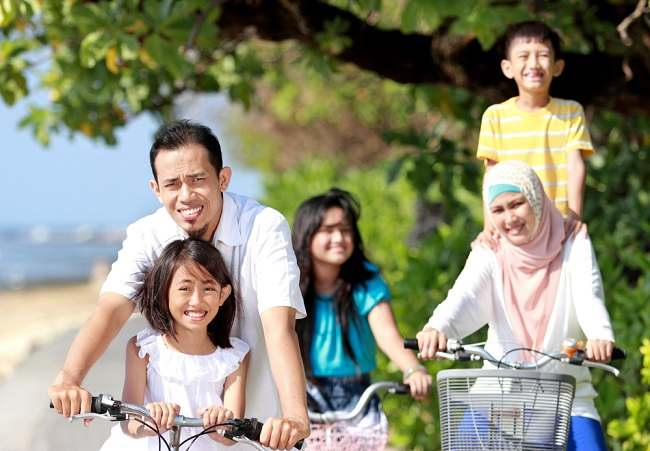
#> input picture 2.jpg, 650 x 451 px
$ python deteksiwajah.py
#> lines starting #> are read from the running program, lines starting #| are printed output that depends on the picture; after the words box and inside, x2 and y2 are one past the last pixel; in counts of white or black regions, pixels touching at a corner belong together
import numpy as np
import cv2

wajah=cv2.CascadeClassifier('haarcascade_frontalface_default.xml')
img=cv2.imread('2.jpg')
#> img is the input picture: shape (451, 650, 3); mean B, G, R 117.5, 139.6, 138.9
img_gray=cv2.cvtColor(img,cv2.COLOR_BGR2GRAY)
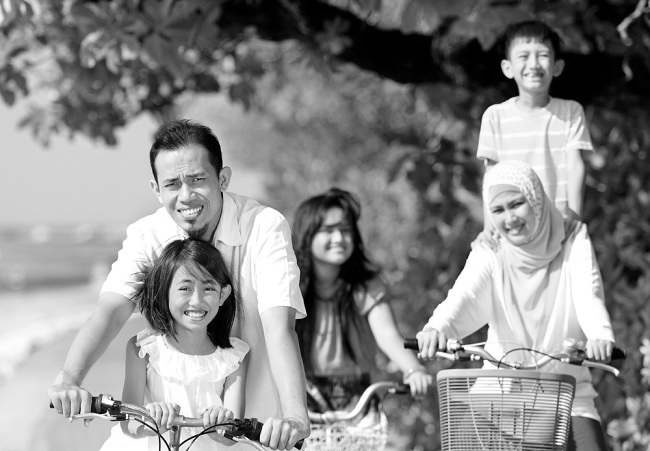
#> img_gray: shape (451, 650); min 0, max 255, mean 136.8

deteksi_wajah=wajah.detectMultiScale(img_gray,1.1,5)
#> deteksi_wajah = [[506, 35, 54, 54], [309, 209, 54, 54], [479, 185, 58, 58], [164, 265, 63, 63], [149, 154, 75, 75]]
font=cv2.FONT_HERSHEY_SIMPLEX
jumlah=0

for (x,y,w,h) in deteksi_wajah:
	jumlah = jumlah +1
	#cv2.putText(img,"Wajah",(x,y-10),font,0.75,(0,0,255),2,cv.LINE_AA)
	cv2.rectangle(img,(x,y),(x+w,y+h),(255,0,0),2)
	roi_gray=img_gray[y:y+h,x:x+w]
	roi_color=img[y:y+h,x:x+w]
#> this loop made 5 passes
#> pass 1, `roi_gray=img_gray[y:y+h,x:x+w]`:
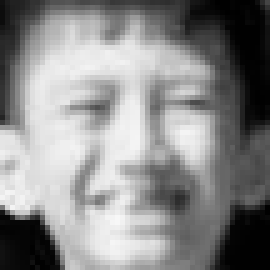
#> roi_gray: shape (54, 54) (shown 5 times larger); min 0, max 247, mean 137.5
#> pass 1, `roi_color=img[y:y+h,x:x+w]`:
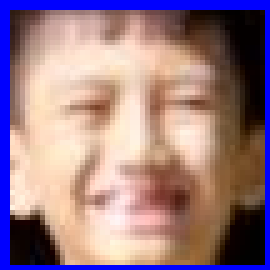
#> roi_color: shape (54, 54, 3) (shown 5 times larger); mean B, G, R 133.4, 123.2, 152.9
#> pass 2, `roi_gray=img_gray[y:y+h,x:x+w]`:
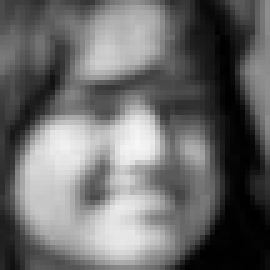
#> roi_gray: shape (54, 54) (shown 5 times larger); min 0, max 247, mean 106.9
#> pass 2, `roi_color=img[y:y+h,x:x+w]`:
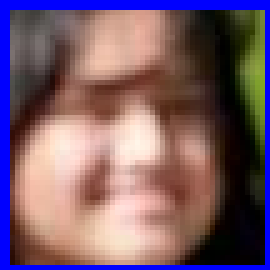
#> roi_color: shape (54, 54, 3) (shown 5 times larger); mean B, G, R 106.2, 92.3, 120
#> after the loop:
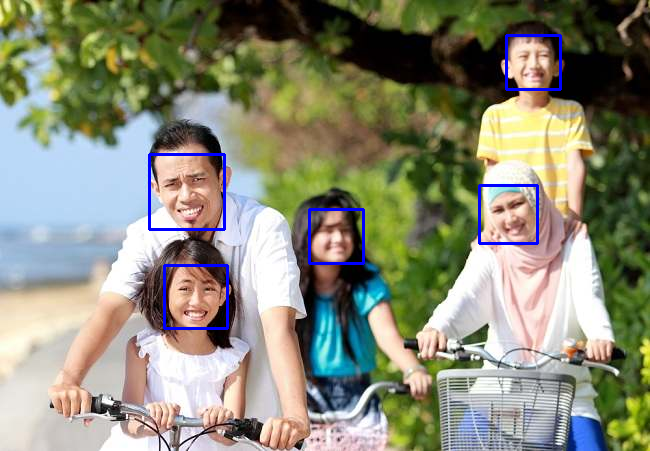
#> img: shape (451, 650, 3); 1.24% of pixels changed, all inside (x1, y1, x2, y2) = (148, 34, 562, 330)
#> after the loop, jumlah = 5

cv2.putText(img,"Jumlah wajah ada : "+str(jumlah)+" buah",(10,30),font,1,(0,0,255),2,cv2.LINE_AA)
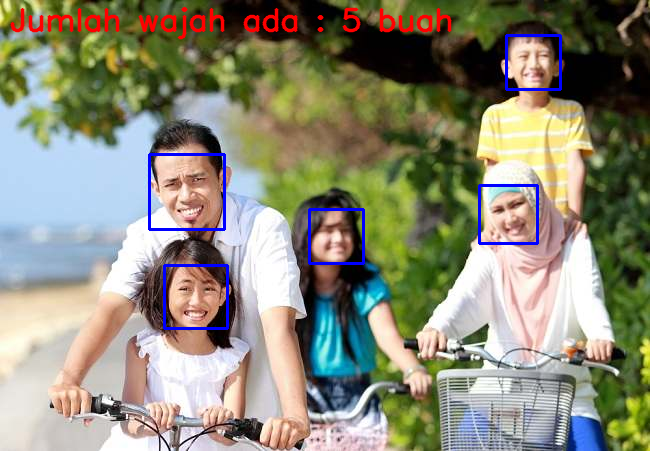
#> img: shape (451, 650, 3); 1.47% of pixels changed, all inside (x1, y1, x2, y2) = (10, 7, 452, 40)
cv2.imshow('img',img)
cv2.waitKey(0)
cv2.destroyAllWindows()

$ run again, with 1.jpg copied over 2.jpg
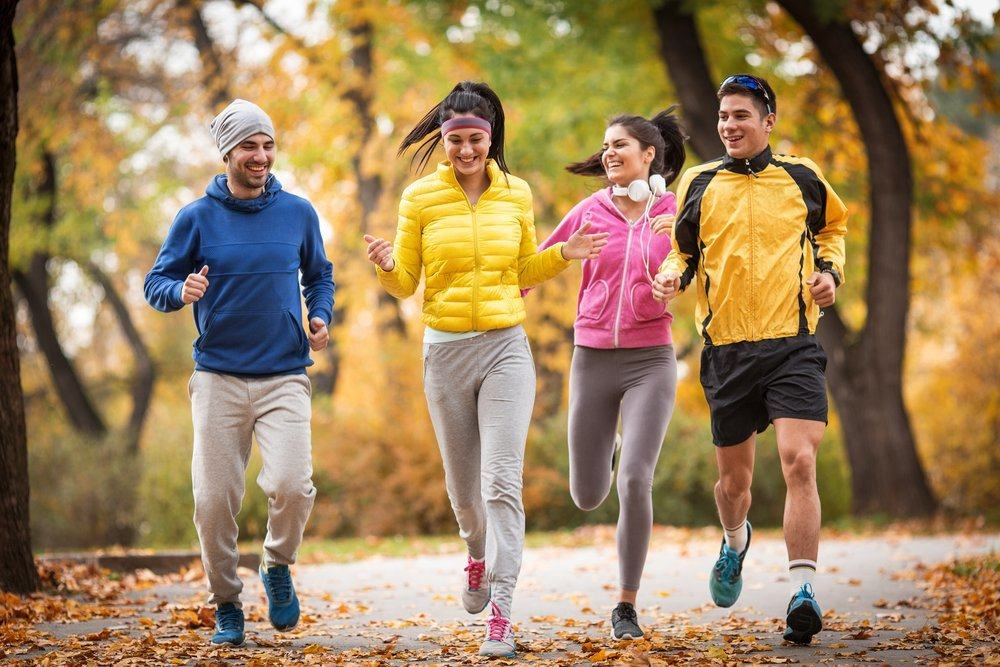
#> input picture 1.jpg, 1000 x 667 px
#> img is the input picture: shape (667, 1000, 3); mean B, G, R 93.5, 131, 158.3
#> deteksi_wajah = [[706, 93, 58, 58], [590, 125, 51, 51], [436, 117, 59, 59], [230, 125, 56, 56], [896, 102, 57, 57], [85, 434, 65, 65]]
#> the loop `for (x,y,w,h) in deteksi_wajah:` made 6 passes
#> after the loop `for (x,y,w,h) in deteksi_wajah:`:
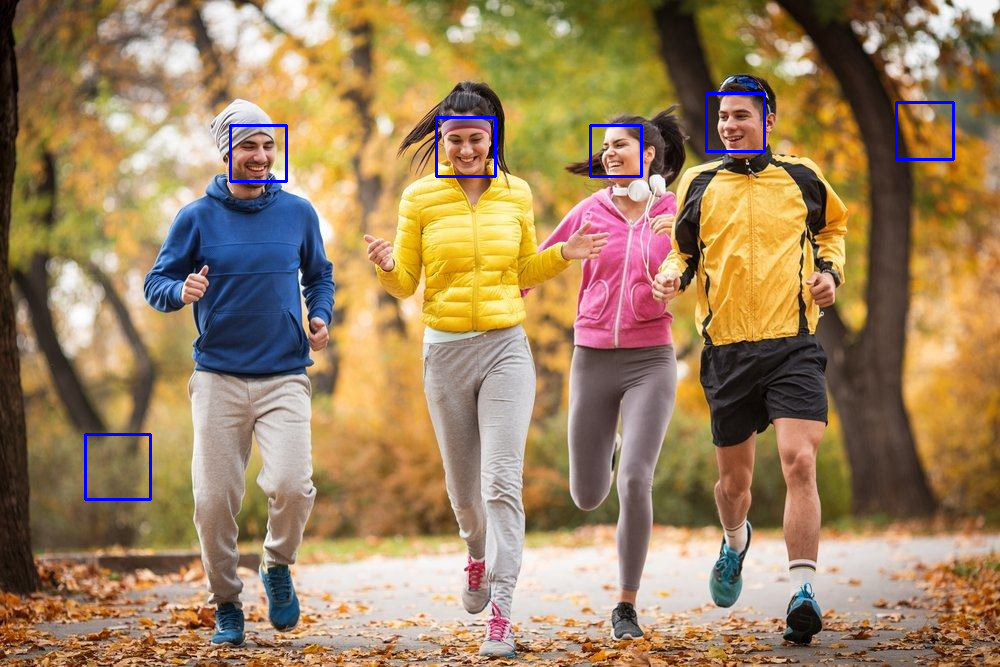
#> img: shape (667, 1000, 3); 0.62% of pixels changed, all inside (x1, y1, x2, y2) = (84, 92, 955, 501)
#> after the loop `for (x,y,w,h) in deteksi_wajah:`: jumlah = 6
#> `cv2.putText(img,"Jumlah wajah ada : "+str(jumlah)+" buah",(10,30),font..`:
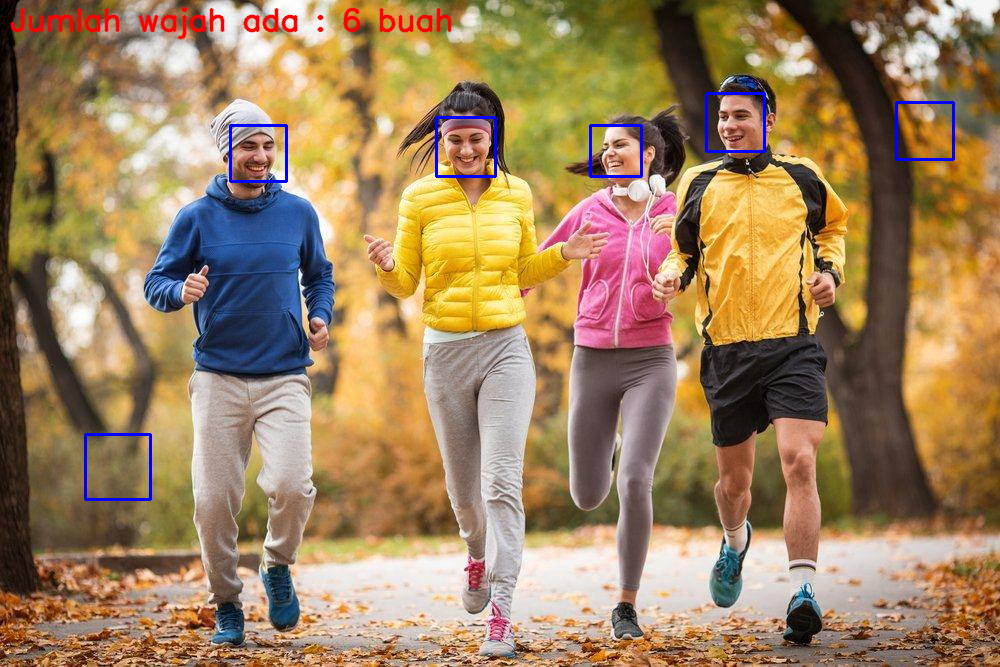
#> img: shape (667, 1000, 3); 0.65% of pixels changed, all inside (x1, y1, x2, y2) = (10, 7, 452, 40)

$ run again, with gambar.jpg copied over 2.jpg
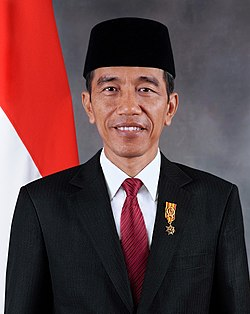
#> input picture gambar.jpg, 250 x 314 px
#> img is the input picture: shape (314, 250, 3); mean B, G, R 67.1, 64.5, 96
#> deteksi_wajah = [[72, 46, 110, 110]]
#> the loop `for (x,y,w,h) in deteksi_wajah:` made 1 pass
#> (x, y, w, h, jumlah) on pass 1: (72, 46, 110, 110, 1)
#> after the loop `for (x,y,w,h) in deteksi_wajah:`:
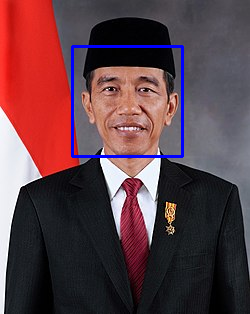
#> img: shape (314, 250, 3); 1.68% of pixels changed, all inside (x1, y1, x2, y2) = (71, 45, 184, 158)
#> after the loop `for (x,y,w,h) in deteksi_wajah:`: jumlah = 1
#> `cv2.putText(img,"Jumlah wajah ada : "+str(jumlah)+" buah",(10,30),font..`:
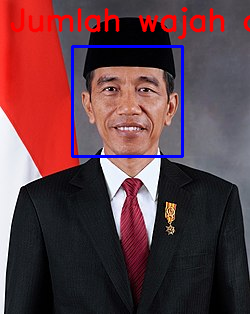
#> img: shape (314, 250, 3); 3.1% of pixels changed, all inside (x1, y1, x2, y2) = (10, 7, 250, 40)
